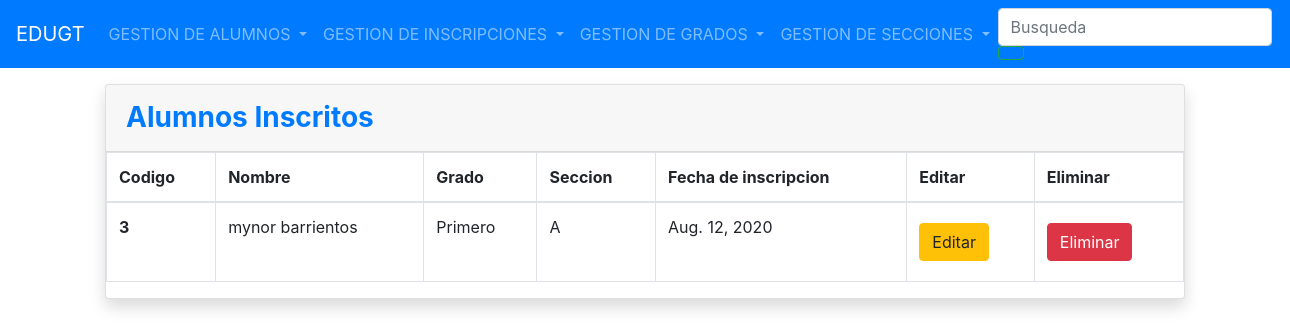
Page /LISTAINSC on the earlier database version.
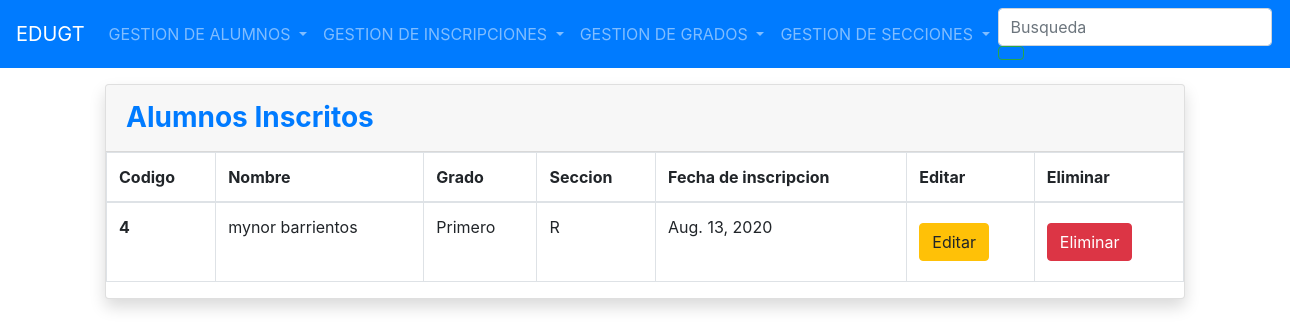
Same page on the later database version.
### Models/Inscripcion/models.py (models this page shows, shortened)
class Inscripcion(models.Model):
    id_ins = models.AutoField(primary_key=True)
    fecha = models.DateField()
    grado_id_grado = models.ForeignKey(Grado, on_delete=models.CASCADE)
    seccion_id_seccion= models.ForeignKey(Seccion, on_delete=models.CASCADE)
    alumno_id_alumno = models.ForeignKey(Alumno, on_delete=models.CASCADE)

### Models/Alumno/models.py (models this page shows)
class Alumno(models.Model):
    id_alumno= models.AutoField(primary_key=True)
    Nombre =  models.CharField(max_length=30)
    Apellido = models.CharField(max_length=30)
    Direccion = models.CharField(max_length=30)
    Tutelar = models.CharField(max_length=30)
    Telefono= models.IntegerField()
    def __str__(self):
        return '{} {}'.format(self.Nombre, self.Apellido)

### Models/Grado/models.py (models this page shows)
class Grado(models.Model):
    id_grado = models.AutoField(primary_key=True)
    Nombre = models.CharField(max_length=30)
    Descripcion = models.CharField(max_length=30)
    Catedratico = models.CharField(max_length=30)
    def __str__(self):
        return self.Nombre

### Models/Seccion/models.py (models this page shows)
class Seccion(models.Model):
    id_seccion = models.AutoField(primary_key=True)
    Nombre = models.CharField(max_length=30)
    def __str__(self):
        return self.Nombre

### Models/Inscripcion/views.py (the view)
# urls.py: path("LISTAINSC", OperaForms.listaforms, name="listaforms"),
    def listaforms(request):
        inscripcion = Inscripcion.objects.all()
        return render(request, "Listainscrip.html", {"lb_inscripcion": inscripcion})

### Templates/Listainscrip.html (shortened to what this page needs)
{% extends 'index.html' %}
{% load crispy_forms_tags %}
{% block content %}
<div class="container-fluid">
    <div class="card shadow mb-4">
          <div class="card-header py-3">
              <h3 class="m-0 font-weight-bold text-primary">Alumnos Inscritos</h3>
            </div>
            <div class="ca  rd-body">
              <div class="table-responsive">
                <table class="table table-bordered" id="dataTable" width="100%" cellspacing="0">
                  <thead>
                    <tr>
                      <th scope= "col">Codigo</th>
                      <th scope= "col">Nombre</th>
                      <th scope= "col">Grado </th>
                      <th scope= "col">Seccion</th>
                      <th scope= "col">Fecha de inscripcion</th>
                      <th scope="col">Editar</th>
                        <th scope="col">Eliminar</th>
                    </tr>
                  </thead>
                  <tbody>
                    {% for inscripcion in lb_inscripcion %}
                    <tr>
                      <th scope="row">{{ inscripcion.pk }}</th>
                      <td>{{ inscripcion.alumno_id_alumno }}</td>
                      <td>{{ inscripcion.grado_id_grado}}</td>
                      <td>{{ inscripcion.seccion_id_seccion }}</td>
                      <td>{{ inscripcion.fecha }}</td>
                        <td>
                            <a href="{% url 'modificarforms' inscripcion.pk %}" class="btn btn-warning btn-icon-split">
                                <span class="text">Editar</span>
                            </a>
                        </td>
                        <td>
                            <a href="{% url 'eliminarforms' inscripcion.pk %}" class="btn btn-danger btn-icon-split">
                                <span class="text">Eliminar</span>
                            </a>
                        </td>
                    </tr>
                  {% endfor %}
                  </tbody>
                </table>
              </div>
            </div>
    </div>
</div>
{% endblock %}

### Templates/index.html (shortened to what this page needs)
<!DOCTYPE html>
<html lang="en">
<head>
    <link rel="stylesheet" href="https://stackpath.bootstrapcdn.com/bootstrap/4.5.0/css/bootstrap.min.css">
</head>
<body>
<nav class="navbar navbar-expand-lg navbar-dark bg-primary">
  <a class="navbar-brand" href="{% url 'home' %}" >EDUGT</a>
  <div class="collapse navbar-collapse" id="navbarSupportedContent">
    <ul class="navbar-nav mr-auto">
    <li class="nav-item dropdown">
        <a class="nav-link dropdown-toggle" href="#" id="navbarDropdown" role="button" data-toggle="dropdown" aria-haspopup="true" aria-expanded="false">
          GESTION DE ALUMNOS
        </a>
      </li>
        <li class="nav-item dropdown">
        <a class="nav-link dropdown-toggle" href="#" id="navbarDropdown" role="button" data-toggle="dropdown" aria-haspopup="true" aria-expanded="false">
          GESTION DE INSCRIPCIONES
        </a>
      </li>
        <li class="nav-item dropdown">
        <a class="nav-link dropdown-toggle" href="#" id="navbarDropdown" role="button" data-toggle="dropdown" aria-haspopup="true" aria-expanded="false">
          GESTION DE GRADOS
        </a>
      </li>
        <li class="nav-item dropdown">
        <a class="nav-link dropdown-toggle" href="#" id="navbarDropdown" role="button" data-toggle="dropdown" aria-haspopup="true" aria-expanded="false">
          GESTION DE SECCIONES
        </a>
      </li>
    </ul>
    <form class="form-inline my-2 my-lg-0">
      <input class="form-control mr-sm-2" type="search" placeholder="Busqueda" aria-label="Search">
      <button class="btn btn-outline-success my-2 my-sm-0" type="submit"></button>
    </form>
  </div>
</nav>
    <div class=" content container">
{% block content %}
{% endblock %}
    </div>
</body>
</html>

Differences in the rows shown:
removed Inscripcion: pk "3", alumno_id_alumno "mynor barrientos", grado_id_grado "Primero", seccion_id_seccion "A", fecha "Aug. 12, 2020"
added Inscripcion: pk "4", alumno_id_alumno "mynor barrientos", grado_id_grado "Primero", seccion_id_seccion "R", fecha "Aug. 13, 2020"
